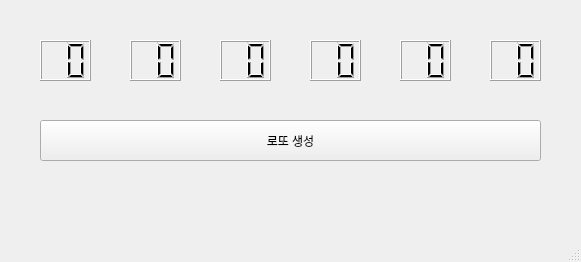
<?xml version="1.0" encoding="UTF-8"?>
<ui version="4.0">
 <class>MainWindow</class>
 <widget class="QMainWindow" name="MainWindow">
  <property name="geometry">
   <rect>
    <x>0</x>
    <y>0</y>
    <width>581</width>
    <height>262</height>
   </rect>
  </property>
  <property name="windowTitle">
   <string>MainWindow</string>
  </property>
  <widget class="QWidget" name="centralwidget">
   <widget class="QLCDNumber" name="ln1">
    <property name="geometry">
     <rect>
      <x>40</x>
      <y>40</y>
      <width>51</width>
      <height>41</height>
     </rect>
    </property>
    <property name="digitCount">
     <number>2</number>
    </property>
    <property name="intValue" stdset="0">
     <number>0</number>
    </property>
   </widget>
   <widget class="QLCDNumber" name="ln2">
    <property name="geometry">
     <rect>
      <x>130</x>
      <y>40</y>
      <width>51</width>
      <height>41</height>
     </rect>
    </property>
    <property name="digitCount">
     <number>2</number>
    </property>
    <property name="intValue" stdset="0">
     <number>0</number>
    </property>
   </widget>
   <widget class="QLCDNumber" name="ln3">
    <property name="geometry">
     <rect>
      <x>220</x>
      <y>40</y>
      <width>51</width>
      <height>41</height>
     </rect>
    </property>
    <property name="digitCount">
     <number>2</number>
    </property>
    <property name="intValue" stdset="0">
     <number>0</number>
    </property>
   </widget>
   <widget class="QLCDNumber" name="ln4">
    <property name="geometry">
     <rect>
      <x>310</x>
      <y>40</y>
      <width>51</width>
      <height>41</height>
     </rect>
    </property>
    <property name="digitCount">
     <number>2</number>
    </property>
    <property name="intValue" stdset="0">
     <number>0</number>
    </property>
   </widget>
   <widget class="QLCDNumber" name="ln5">
    <property name="geometry">
     <rect>
      <x>400</x>
      <y>40</y>
      <width>51</width>
      <height>41</height>
     </rect>
    </property>
    <property name="digitCount">
     <number>2</number>
    </property>
    <property name="intValue" stdset="0">
     <number>0</number>
    </property>
   </widget>
   <widget class="QLCDNumber" name="ln6">
    <property name="geometry">
     <rect>
      <x>490</x>
      <y>40</y>
      <width>51</width>
      <height>41</height>
     </rect>
    </property>
    <property name="digitCount">
     <number>2</number>
    </property>
    <property name="intValue" stdset="0">
     <number>0</number>
    </property>
   </widget>
   <widget class="QPushButton" name="pb">
    <property name="geometry">
     <rect>
      <x>40</x>
      <y>120</y>
      <width>501</width>
      <height>41</height>
     </rect>
    </property>
    <property name="text">
     <string>로또 생성</string>
    </property>
   </widget>
  </widget>
  <widget class="QMenuBar" name="menubar">
   <property name="geometry">
    <rect>
     <x>0</x>
     <y>0</y>
     <width>581</width>
     <height>21</height>
    </rect>
   </property>
  </widget>
  <widget class="QStatusBar" name="statusbar"/>
 </widget>
 <resources/>
 <connections/>
</ui>
